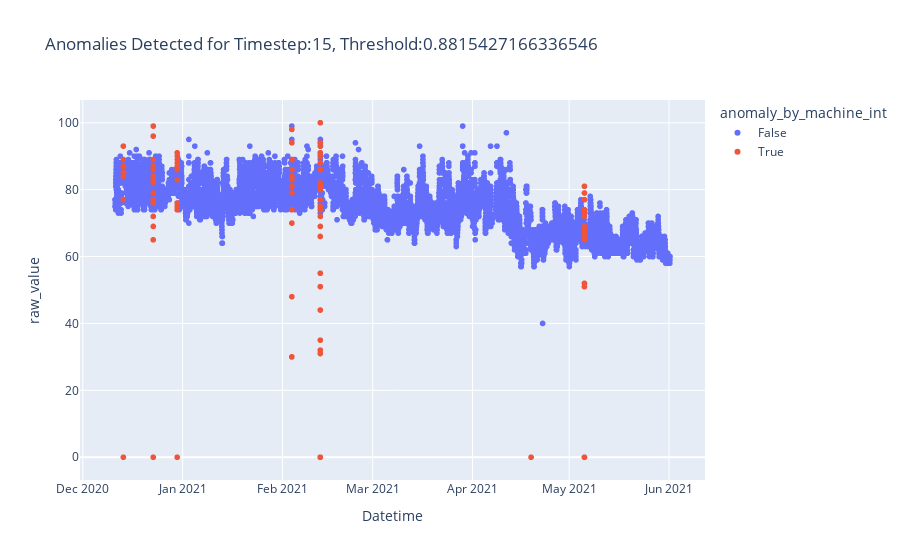

The notebook cell this image was saved under:
### Code cell
for ts in data_dict.keys():

    test_score_df = data_dict[ts]["test_score_df"]
    threshold = data_dict[ts]["train_score_df"]["loss"].sort_values().reset_index().drop('index',axis=1).iloc[round(len(data_dict[ts]["train_score_df"]["loss"])*0.995)][0]
    threshold_multiplier = 1.5

    test_score_df['threshold'] = threshold * threshold_multiplier
    test_score_df['anomaly_by_machine'] = test_score_df['loss'] > test_score_df['threshold']
    test_score_df["raw_value"] = test["raw_value"][ts-on:]
    test_score_df["anomaly_by_machine_int"] = test_score_df['anomaly_by_machine'].apply(lambda x: str(x))

    test_score_df["year_month"] = test_score_df["Datetime"].apply(lambda x: "-".join(x.split("-")[0:2]))


    fig = px.scatter(test_score_df, x="Datetime", y="raw_value", color="anomaly_by_machine_int", 
                        title="Anomalies Detected for Timestep:{}, Threshold:{}".format(ts, threshold))

    human_anomalies = test[test["anomaly_by_human"] == "True"]

    fig.add_trace(go.Scatter(x=human_anomalies["Datetime"], y=human_anomalies["raw_value"], mode="markers",
                marker=dict(size=10, color="Black"),
                name="anomaly_by_human=True"))

    fig.show()

### Figure 1 — Plotly figure (JSON) as saved in the notebook; plotly's stock layout.template omitted (floating-point values rounded to 4 significant figures; data arrays with more than 128 entries replaced by an {"elided": "..."} marker saying what was removed)
{"data": [{"hovertemplate": "anomaly_by_machine_int=False<br>Datetime=%{x}<br>raw_value=%{y}<extra></extra>", "legendgroup": "False", "marker": {"color": "#636efa", "symbol": "circle"}, "mode": "markers", "name": "False", "showlegend": true, "type": "scattergl", "x": {"elided": "16803 str values"}, "xaxis": "x", "y": {"elided": "16803 int values"}, "yaxis": "y"}, {"hovertemplate": "anomaly_by_machine_int=True<br>Datetime=%{x}<br>raw_value=%{y}<extra></extra>", "legendgroup": "True", "marker": {"color": "#EF553B", "symbol": "circle"}, "mode": "markers", "name": "True", "showlegend": true, "type": "scattergl", "x": ["2020-12-13 14:19", "2020-12-13 14:20", "2020-12-13 14:21", "2020-12-13 14:22", "2020-12-13 14:23", "2020-12-13 14:30", "2020-12-13 14:45", "2020-12-13 15:00", "2020-12-13 15:15", "2020-12-13 15:30", "2020-12-13 15:45", "2020-12-22 21:01", "2020-12-22 21:02", "2020-12-22 21:03", "2020-12-22 21:04", "2020-12-22 21:05", "2020-12-22 21:06", "2020-12-22 21:07", "2020-12-22 21:13", "2020-12-22 21:15", "2020-12-22 21:26", "2020-12-22 21:27", "2020-12-22 21:28", "2020-12-22 21:29", "2020-12-22 21:30", "2020-12-22 21:45", "2020-12-30 7:18", "2020-12-30 7:19", "2020-12-30 7:20", "2020-12-30 7:21", "2020-12-30 7:30", "2020-12-30 7:45", "2020-12-30 8:00", "2020-12-30 8:15", "2020-12-30 8:30", "2020-12-30 8:37", "2020-12-30 8:38", "2020-12-30 8:45", "2020-12-30 9:00", "2020-12-30 9:15", "2020-12-30 9:30", "2021-02-03 21:28", "2021-02-03 21:48", "2021-02-03 21:49", "2021-02-03 21:50", "2021-02-03 21:55", "2021-02-03 21:56", "2021-02-03 21:57", "2021-02-03 21:58", "2021-02-03 21:59", "2021-02-03 22:00", "2021-02-03 22:14", "2021-02-03 22:15", "2021-02-03 22:20", "2021-02-03 22:30", "2021-02-03 22:45", "2021-02-03 22:58", "2021-02-03 23:00", "2021-02-12 16:53", "2021-02-12 16:54", "2021-02-12 16:55", "2021-02-12 17:00", "2021-02-12 17:10", "2021-02-12 17:12", "2021-02-12 17:13", "2021-02-12 17:14", "2021-02-12 17:15", "2021-02-12 17:17", "2021-02-12 17:18", "2021-02-12 17:19", "2021-02-12 17:20", "2021-02-12 17:30", "2021-02-12 17:37", "2021-02-12 17:38", "2021-02-12 17:39", "2021-02-12 17:40", "2021-02-12 17:41", "2021-02-12 17:43", "2021-02-12 17:45", "2021-02-12 17:51", "2021-02-12 17:52", "2021-02-12 17:53", "2021-02-12 17:54", "2021-02-12 17:55", "2021-02-12 18:00", "2021-02-12 18:02", "2021-02-12 18:03", "2021-02-12 18:04", "2021-02-12 18:10", "2021-02-12 18:11", "2021-02-12 18:12", "2021-02-12 18:13", "2021-02-12 18:15", "2021-02-12 18:16", "2021-02-12 18:17", "2021-02-12 18:18", "2021-02-12 18:19", "2021-02-12 18:20", "2021-02-12 18:21", "2021-04-19 4:10", "2021-05-05 17:39", "2021-05-05 17:40", "2021-05-05 17:45", "2021-05-05 17:46", "2021-05-05 17:47", "2021-05-05 17:54", "2021-05-05 17:55", "2021-05-05 17:56", "2021-05-05 17:57", "2021-05-05 18:00", "2021-05-05 18:05", "2021-05-05 18:15", "2021-05-05 18:26", "2021-05-05 18:30", "2021-05-05 18:45", "2021-05-05 19:00", "2021-05-05 19:15", "2021-05-05 19:30", "2021-05-05 19:45"], "xaxis": "x", "y": [0, 89, 77, 93, 84, 87, 87, 85, 85, 85, 85, 0, 65, 72, 86, 96, 77, 82, 87, 89, 69, 76, 99, 84, 83, 79, 0, 86, 91, 76, 74, 74, 75, 74, 75, 83, 88, 87, 87, 89, 90, 30, 48, 98, 83, 30, 70, 86, 94, 83, 83, 89, 89, 84, 81, 79, 74, 74, 0, 94, 86, 82, 75, 86, 91, 77, 86, 91, 75, 90, 80, 82, 0, 66, 93, 81, 44, 35, 31, 0, 94, 88, 55, 32, 32, 51, 69, 75, 86, 100, 74, 86, 90, 74, 86, 81, 72, 91, 74, 0, 0, 67, 67, 51, 81, 0, 52, 72, 77, 79, 74, 73, 68, 69, 66, 67, 65, 65, 67], "yaxis": "y"}, {"marker": {"color": "Black", "size": 10}, "mode": "markers", "name": "anomaly_by_human=True", "type": "scatter", "x": [], "y": []}], "layout": {"legend": {"title": {"text": "anomaly_by_machine_int"}, "tracegroupgap": 0}, "title": {"text": "Anomalies Detected for Timestep:15, Threshold:0.8815427166336546"}, "xaxis": {"anchor": "y", "domain": [0, 1], "title": {"text": "Datetime"}}, "yaxis": {"anchor": "x", "domain": [0, 1], "title": {"text": "raw_value"}}}}
